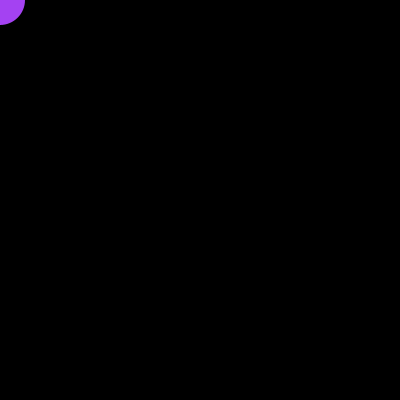
Frame 1 (no input)
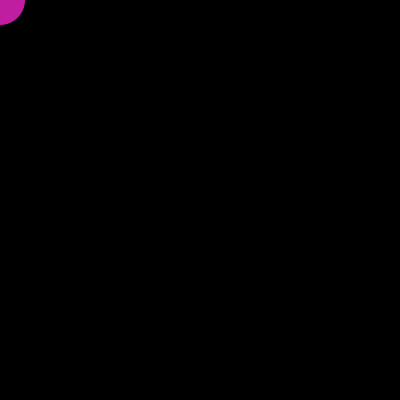
Frame 60 (the mouse pressed at the canvas centre just before this capture)
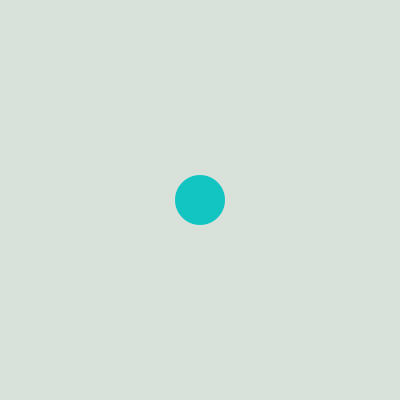
Frame 120 (the mouse held since frame 60 and released just before this capture)

The Processing sketch that drew these frames (run headless with seeded random() and noise(); from frame 60 on, the mouse is pressed at the canvas centre):

// Processing sketch: processing_129703
// ── processing_129703.pde

//copyright Yoon-ji Kim
//51-257 A, HW#3

float x, y;
float wd, ht;
float easingCoef;

void setup()
{
  size(400, 400);
  noStroke();
  frameRate(20);
  noCursor();
  smooth();
}

void draw()
{
  easingCoef = .2;
  x = mouseX;
  y = mouseY;
  wd = 50;
  ht = 50;
  
  //BG color effect
  if(mousePressed == true)
  {
    background(random(255), random(255), random(255));
  }
  else
  {
    background(0);
  }
  
  //cursor ellipse
  fill(random(255), random(255), random(255));
  ellipse(mouseX, mouseY, wd, ht);
}
